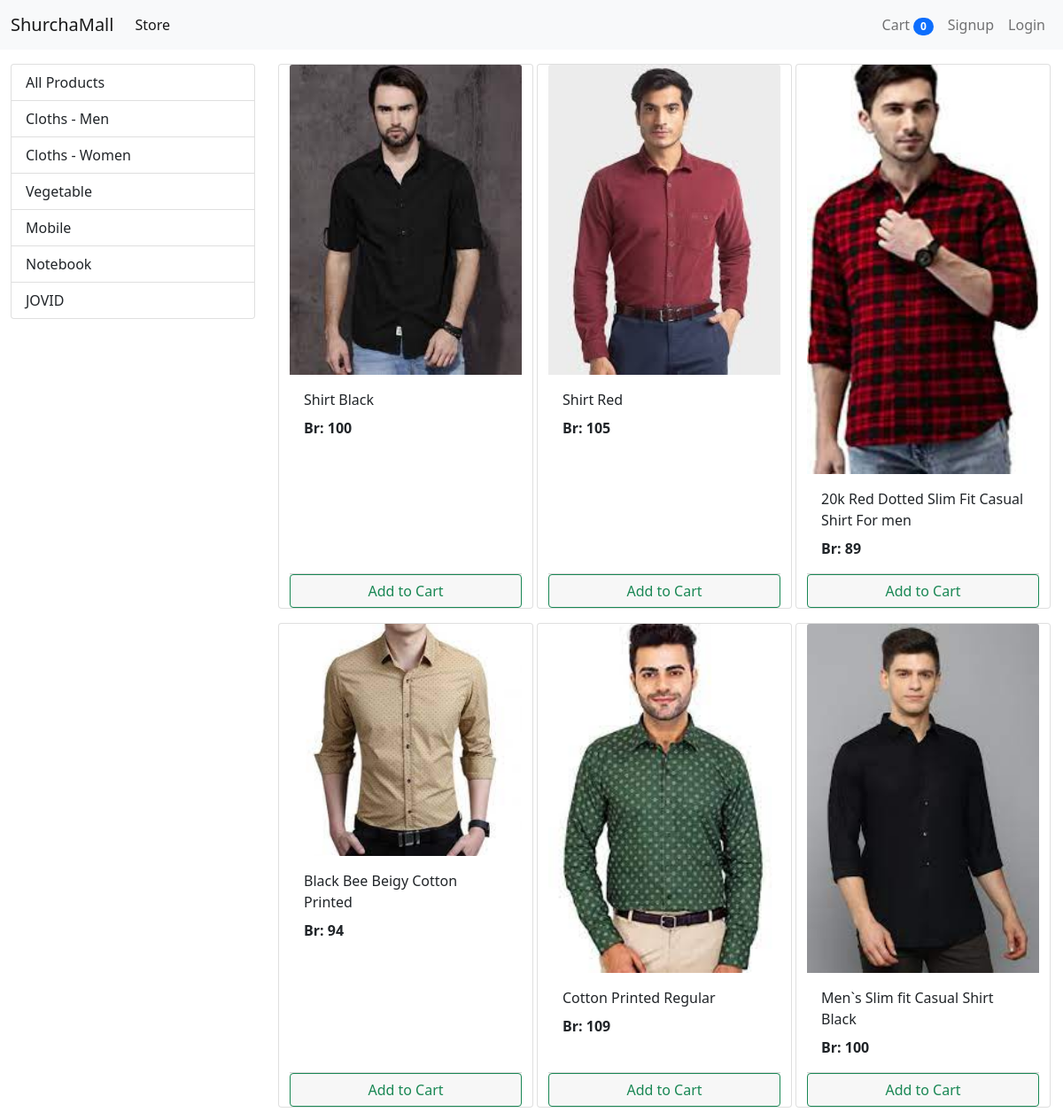
The app's page /?category=1 (upper part), older data.
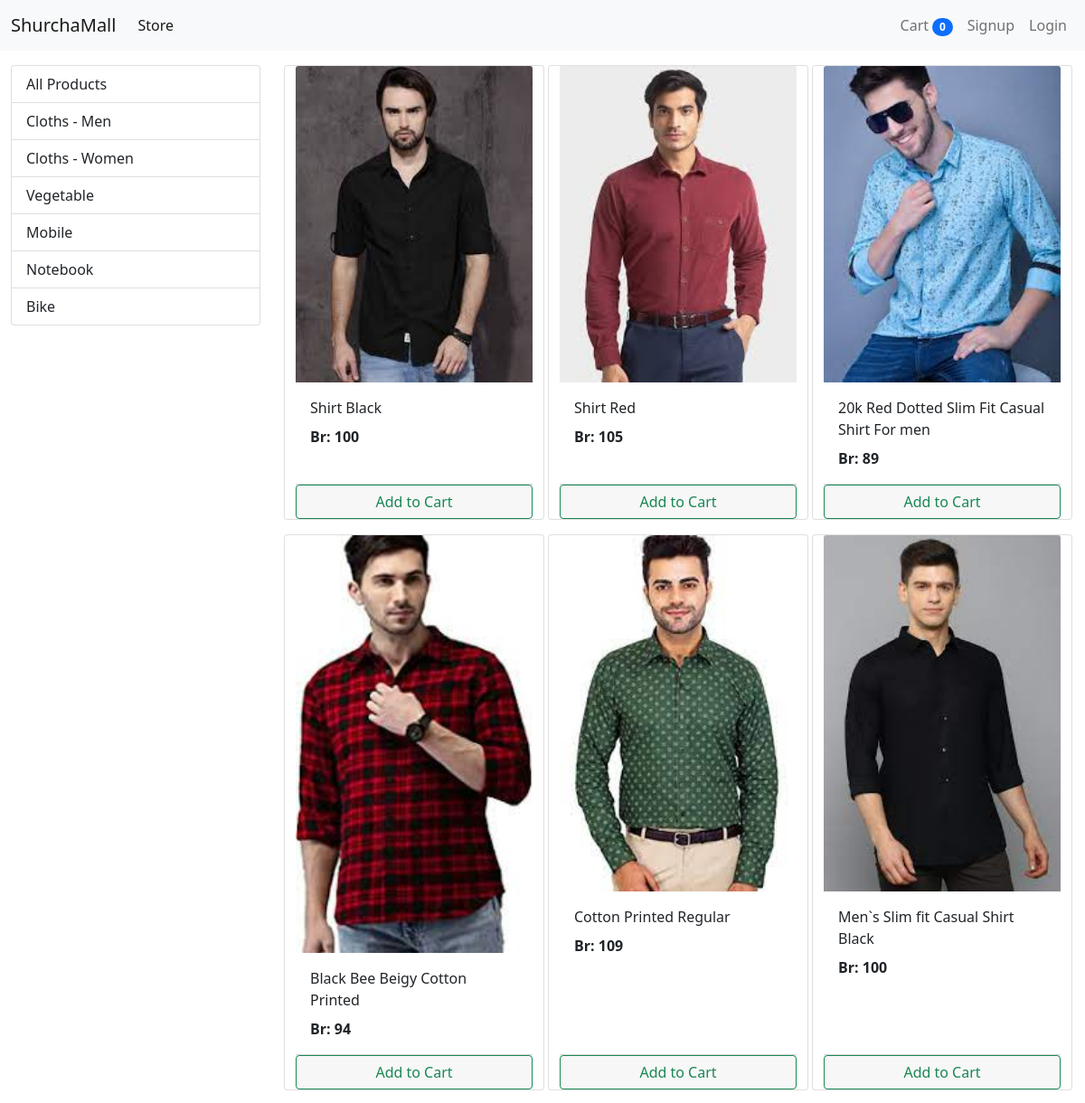
The same page, newer data.
### store/models/category.py (models this page shows, shortened)
class Category(models.Model):
    name = models.CharField(max_length=20)
    @staticmethod
    def get_all_categories():
        return Category.objects.all()

### store/models/product.py (models this page shows, shortened)
class Product(models.Model):
    name = models.CharField(max_length=50)
    price = models.IntegerField(default=0)
    category = models.ForeignKey(Category, on_delete=models.CASCADE, default=1)
    description = models.CharField(max_length=200, default='', null=True, blank=True)
    image = models.ImageField(upload_to='uploads/products/')
    @staticmethod
    def get_all_products_by_categoryid(category_id):
        if category_id:
            return Product.objects.filter(category = category_id)
        else:
            return Product.get_all_products();

### store/views/home.py (the view, shortened to what this page needs)
# urls.py: path('', Index.as_view(), name='homepage'),
class Index(View):
    def get(self, request):
        cart = request.session.get('cart')
        if not cart:
            request.session['cart'] = {}
        products = None
        categories = Category.get_all_categories()
        categoryID = request.GET.get('category')
        if categoryID:
            products = Product.get_all_products_by_categoryid(categoryID)
        else:
            products = Product.get_all_products()
        data = {}
        data['products'] = products
        data['categories'] = categories
        print('you are: ', request.session.get('email'))
        return render(request, 'index.html', data)

### store/templatetags/cart.py (called while the page is built)
@register.filter(name='is_in_cart')
def is_in_cart(product, cart):
    keys = cart.keys()
    for id in keys:
        if int(id) == product.id:
            return True
    return False

### store/templatetags/custom_filter.py (called while the page is built)
@register.filter(name='currency')
def currency(number):
    return 'Br: '+str(number)

### store/templates/index.html (shortened to what this page needs)
{% extends 'base.html' %} {% block content %} {% load cart %}
{% load custom_filter %}
<div class="container-fluid mt-3">
  <div class="row">
    <div class="col-lg-3 mx-auto">
      <div class="list-group">
        <a class="list-group-item list-group-item-action" href="/"
          >All Products</a
        >
        {% for category in categories %}
        <a
          href="/?category={{category.id}}"
          class="list-group-item list-group-item-action"
          >{{category.name}}</a
        >
        {% endfor %}
      </div>
    </div>
    <div id="products" class="col-lg-9 mx-auto">
      <div class="row mx-auto">
        {% for product in products %}
        <div class="card  mx-auto mb-3" id="{{product.id}}" style="width: 18rem">
          <img
            src="{{product.image.url}}"
            class="card-img-top"
            alt="Card image cap"
          />
          <div class="card-body ">
            <p class="card-title">{{product.name}}</p>
            <p class="card-text">
              <b> {{product.price|currency}} </b>
            </p>
          </div>
          <div class="card-footer p-0 ">
            {% if product|is_in_cart:request.session.cart %}
            <div class="col-auto   d-flex   ">
              <form action="/#{{product.id}}" class="  " method="post">
                {% csrf_token %}
                <input
                  hidden
                  type="text"
                  name="product"
                  value="{{product.id}}"
                />
                <input hidden type="text" name="remove" value="True" />
                <input
                  type="submit"
                  value=" - "
                  class="btn btn-block btn-outline-success"
                />
              </form>
              <div class="text-center col p-1 ">
                {{product|cart_quantity:request.session.cart}} in Cart
              </div>
              <form action="/#{{product.id}}" class=" " method="post">
                {% csrf_token %}
                <input
                  hidden
                  type="text"
                  name="product"
                  value="{{product.id}}"
                />
                <input
                  type="submit"
                  value=" + "
                  class="btn btn-block btn-outline-success"
                />
              </form>
            </div>
            {% else %}
            <form action="/#{{product.id}}" method="POST" class="btn-block">
              <input
                type="submit"
                class="float-right btn btn-outline-success form-control "
                value="Add to Cart"
              />
            </form>
            {% endif %}
          </div>
        </div>
        {% endfor %}
      </div>
    </div>
  </div>
</div>
{% endblock %}

### store/templates/base.html (shortened to what this page needs)
<!DOCTYPE html>
<html lang="en">
  <head>
    <link
      href="https://cdn.jsdelivr.net/npm/bootstrap@5.0.2/dist/css/bootstrap.min.css"
      rel="stylesheet"
    />
  </head>
  <body>
    <nav class="navbar navbar-expand-lg navbar-light bg-light">
      <div class="container-fluid">
        <a class="navbar-brand" href="/">ShurchaMall</a>
        <div class="collapse navbar-collapse" id="navbarSupportedContent">
          <ul class="navbar-nav me-auto mb-2 mb-lg-0">
            <li class="nav-item">
              <a class="nav-link active" aria-current="page" href="/">Store</a>
            </li>
          </ul>
          <ul class="navbar-nav my-2 my-lg-0">
             <li class="nav-item">
              <a class="nav-link" href="/cart"
                >Cart
                <span class="badge rounded-pill bg-primary">{{request.session.cart.keys|length}}</span>
              </a>
             </li>
            {% if request.session.customer %}
            <li class="nav-item">
              <a class="nav-link" href="/orders"
                >Orders<span class="sr-only"></span
              ></a>
            </li>
            <li class="nav-item">
              <a class="nav-link" href="/logout"
                >Logout<span class="sr-only"></span
              ></a>
            </li>
            {% else %}
            <li class="nav-item">
              <a class="nav-link" href="/signup"
                >Signup</a>
            </li>
            <li class="nav-item">
              <a class="nav-link" href="/login"
                >Login</a>
            </li>
            {% endif %}
          </ul>
        </div>
      </div>
    </nav>
    {% block content %} {% endblock %}
  </body>
</html>

Row changes from the older to the newer data that the page shows:
changed Category: name "JOVID" → "Bike"
changed Product "20k Red Dotted Slim Fit Casual Shirt For men": image: a different picture
changed Product "Black Bee Beigу Cotton Printed": image: a different picture
